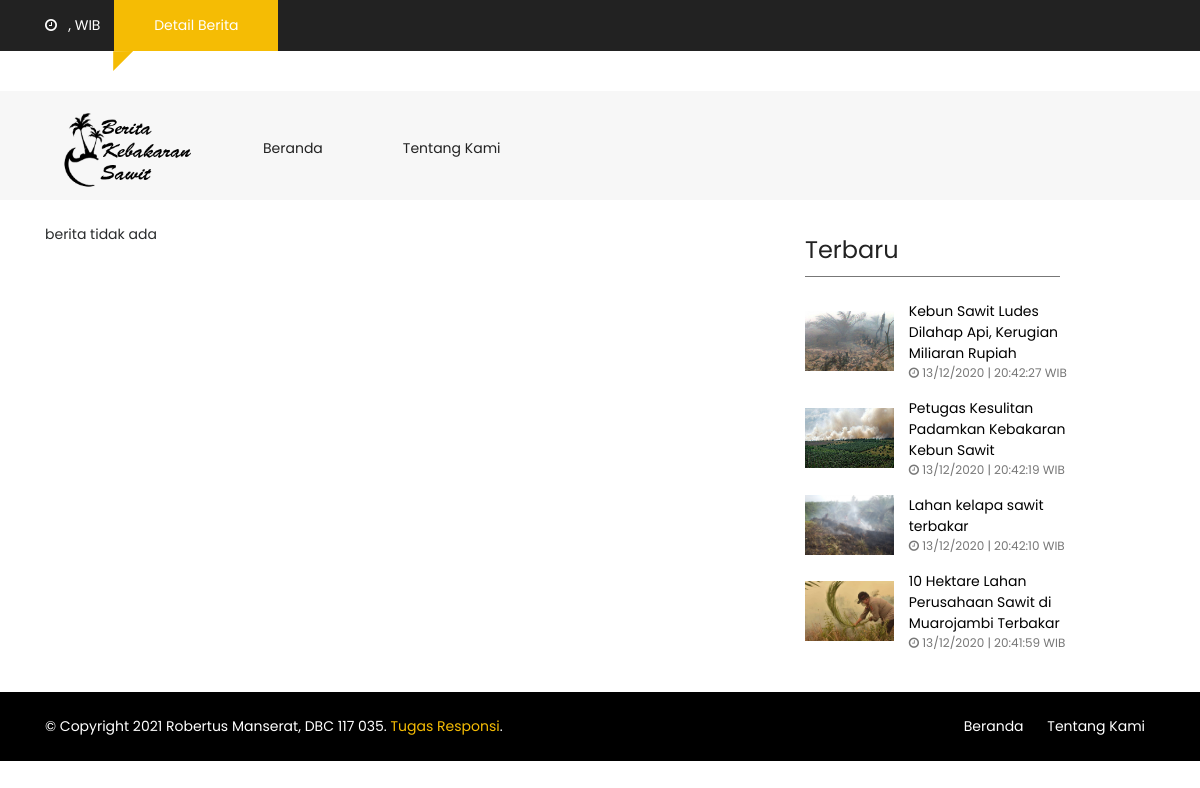
Page /detail_berita.php on the committed database.
### tables this page shows
CREATE TABLE IF NOT EXISTS `tb_berita` (
`id_berita` int(50) NOT NULL,
  `judul_berita` varchar(100) DEFAULT NULL,
  `isi_berita` text,
  `tanggal_posting` datetime DEFAULT NULL,
  `foto_berita` varchar(225) DEFAULT NULL
);

### detail_berita.php (the view, shortened to what this page needs)
<?php
include'config.php';
?>
<!DOCTYPE html>
<html lang="en" class="no-js">
<head>
    <link href="css/media_query.css" rel="stylesheet" type="text/css"/>
    <link href="css/bootstrap.css" rel="stylesheet" type="text/css"/>
    <link href="https://maxcdn.bootstrapcdn.com/font-awesome/4.7.0/css/font-awesome.min.css" rel="stylesheet"
>
    <link href="css/animate.css" rel="stylesheet" type="text/css"/>
    <link href="css/owl.carousel.css" rel="stylesheet" type="text/css"/>
    <link href="css/owl.theme.default.css" rel="stylesheet" type="text/css"/>
    <link href="css/style_1.css" rel="stylesheet" type="text/css"/>
</head>
<body class="single" onload="startclock()">
    <div class="container-fluid fh5co_header_bg">
        <div class="container">
            <div class="row">
                <div class="col-12 fh5co_mediya_center"><a href="#" class="color_fff fh5co_mediya_setting"><i
                        class="fa fa-clock-o"></i>&nbsp;&nbsp;&nbsp;<span id="date"></span>, <span id="clock"></span> WIB</span></a>
                    <div class="d-inline-block fh5co_trading_posotion_relative"><a href="#" class="treding_btn">Detail Berita</a>
                        <div class="fh5co_treding_position_absolute"></div>
                    </div>
                </div>
            </div>
        </div>
    </div>
<div class="container-fluid">
    <div class="container">
        <div class="row">
            <div class="col-12 col-md-4 fh5co_padding_menu">
            </div>
        </div>
    </div>
</div>
<div class="container-fluid bg-faded fh5co_padd_mediya padding_786">
    <div class="container padding_786">
        <nav class="navbar navbar-toggleable-md navbar-light ">
            <br>
            <a class="navbar-brand" href="#"><img src="images/logo-1.png" alt="img" class="fh5co_logo_width"/></a>
            <div class="collapse navbar-collapse" id="navbarSupportedContent">
                <ul class="navbar-nav mr-auto">
                    <li class="nav-item">
                        <a class="nav-link" href="index.php">Beranda <span class="sr-only">(current)</span></a>
                    </li>
                    <li class="nav-item ">
                        <a class="nav-link" href="tentang.php">Tentang Kami <span class="sr-only">(current)</span></a>
                    </li>
                </ul>
            </div>
        </nav>
    </div>
</div>
<div id="fh5co-single-content" class="container-fluid pb-4 pt-4 paddding">
    <div class="container paddding">
        <div class="row mx-0">
            <div class="col-md-8 animate-box" data-animate-effect="fadeInLeft">
                <?php
                $id = $_GET[id];
                $tampil = mysqli_query($koneksi,"SELECT * FROM tb_berita  WHERE id_berita='$id'");
                if (mysqli_num_rows($tampil) == 0) {
                    echo "berita tidak ada";
            } ?>
            </div>
           <div class="col-md-3 animate-box" data-animate-effect="fadeInRight">
                <div>
                    <div class="fh5co_heading fh5co_heading_border_bottom pt-1 py-2 mb-4">Terbaru</div>
                </div>
                <?php
                        $link = mysqli_query($koneksi,"SELECT * FROM tb_berita  ORDER BY tanggal_posting DESC limit 4");
                    while ($data = mysqli_fetch_assoc($link)) {
                        $t = strtotime($data['tanggal_posting']);
                        ?>
                <div class="row pb-3">
                    <div class="col-5 align-self-center">
                        <img src="admin/<?php echo $data['foto_berita']; ?>" alt="img" class="fh5co_most_trading"/>
                    </div>
                    <div class="col-7 paddding">
                        <div class="most_fh5co_treding_font" > <a href="detail_berita.php?id=<?php echo $data[id_berita] ?>" style="color:black;"><?php echo $data['judul_berita']; ?></a></div>
                        <div class="most_fh5co_treding_font_123"><i class="fa fa-clock-o"></i> <?php echo date('d/m/yy | H:i:s',$t),' WIB'; ?></div>
                    </div>
                </div>
                <?php } ?>
            </div>
        </div>
    </div>
</div>
<div class="container-fluid fh5co_footer_right_reserved">
    <div class="container">
        <div class="row  ">
            <?php
            include'footer.php';
            ?>
        </div>
    </div>
</div>
</body>
</html>

### css/style_1.css (style rules this page uses)
a,a:hover { color:#f5bc04 }
.fh5co_header_bg { background:#222;color:#fff }
.color_fff { color:#fff !important }
.treding_btn { background:#f5bc04;color:#fff;margin:0 10px;display:inline-block;padding:15px 40px }
.fh5co_trading_posotion_relative { position:relative }
.fh5co_treding_position_absolute { -webkit-clip-path:polygon(0 1%, 100% 0, 0 100%, 0% 100%);-moz-clip-path:polygon(0 1%, 100% 0, 0 100%, 0% 100%);-ms-clip-path:polygon(0 1%, 100% 0, 0 100%, 0% 100%);clip-path:polygon(0 1%, 100% 0, 0 100%, 0% 100%);height:20px;width:20px;background:#f5bc04;position:absolute;left:9px }
.fh5co_logo_width { width:130px }
.navbar-light .navbar-nav .nav-link { color:#222 !important;padding-top:12px !important;padding-bottom:15px !important;padding-left:20px !important;padding-right:20px !important;margin:0 20px !important;-moz-transition:all .5s ease;-o-transition:all .5s ease;-webkit-transition:all .5s ease;-ms-transition:all .5s ease;transition:all .5s ease;position:relative !important;-webkit-clip-path:polygon(100% 0, 100% 85%, 14% 85%, 0 100%, 0% 60%, 0 0);-moz-clip-path:polygon(100% 0, 100% 85%, 14% 85%, 0 100%, 0% 60%, 0 0);-ms-clip-path:polygon(100% 0, 100% 85%, 14% 85%, 0 100%, 0% 60%, 0 0);clip-path:polygon(100% 0, 100% 85%, 14% 85%, 0 100%, 0% 60%, 0 0) }
.fh5co_padding_menu { padding:20px 0 }
.fh5co_padd_mediya { padding-top:10px }
.paddding { padding-left:0 !important;padding-right:0 !important }
.fh5co_heading { font-size:20px;color:#424040 }
.fh5co_heading_border_bottom { border-bottom:1px solid #777 }
.fh5co_most_trading { height:60px;width:100% }
.most_fh5co_treding_font_123 { font-size:12px;color:#777 }
.fh5co_footer_right_reserved { background:#000 !important;color:#fff !important }
.fh5co_heading { font-size:24px;color:#222 }
#fh5co-single-content { z-index:999;background:white }

### rows in the picture
tb_berita: foto_berita (picture), judul_berita "Kebun Sawit Ludes Dilahap Api, Kerugian Miliaran Rupiah", tanggal_posting "13/12/2020 | 20:42:27"
tb_berita: foto_berita (picture), judul_berita "Petugas Kesulitan Padamkan Kebakaran Kebun Sawit", tanggal_posting "13/12/2020 | 20:42:19"
tb_berita: foto_berita (picture), judul_berita "Lahan kelapa sawit terbakar", tanggal_posting "13/12/2020 | 20:42:10"
tb_berita: foto_berita (picture), judul_berita "10 Hektare Lahan Perusahaan Sawit di Muarojambi Terbakar", tanggal_posting "13/12/2020 | 20:41:59"
